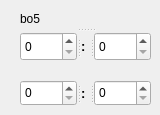
    <widget class="QWidget" name="page_4">
     <widget class="QSplitter" name="splitter_11">
      <property name="geometry">
       <rect>
        <x>20</x>
        <y>10</y>
        <width>131</width>
        <height>51</height>
       </rect>
      </property>
      <property name="orientation">
       <enum>Qt::Vertical</enum>
      </property>
      <widget class="QLabel" name="label_27">
       <property name="text">
        <string>bo5</string>
       </property>
      </widget>
      <widget class="QSplitter" name="splitter_12">
       <property name="orientation">
        <enum>Qt::Horizontal</enum>
       </property>
       <widget class="QSpinBox" name="b5_l_1">
        <property name="maximum">
         <number>5</number>
        </property>
       </widget>
       <widget class="QLabel" name="label_28">
        <property name="font">
         <font>
          <family>Arial</family>
          <pointsize>10</pointsize>
          <weight>75</weight>
          <bold>true</bold>
         </font>
        </property>
        <property name="text">
         <string>:</string>
        </property>
       </widget>
       <widget class="QSpinBox" name="b5_r_1">
        <property name="maximum">
         <number>5</number>
        </property>
       </widget>
      </widget>
     </widget>
     <widget class="QSplitter" name="splitter_17">
      <property name="geometry">
       <rect>
        <x>20</x>
        <y>80</y>
        <width>131</width>
        <height>26</height>
       </rect>
      </property>
      <property name="orientation">
       <enum>Qt::Horizontal</enum>
      </property>
      <widget class="QSpinBox" name="b5_l_2">
       <property name="maximum">
        <number>5</number>
       </property>
      </widget>
      <widget class="QLabel" name="label_33">
       <property name="font">
        <font>
         <family>Arial</family>
         <pointsize>10</pointsize>
         <weight>75</weight>
         <bold>true</bold>
        </font>
       </property>
       <property name="text">
        <string>:</string>
       </property>
      </widget>
      <widget class="QSpinBox" name="b5_r_2">
       <property name="maximum">
        <number>5</number>
       </property>
      </widget>
     </widget>
    </widget>
